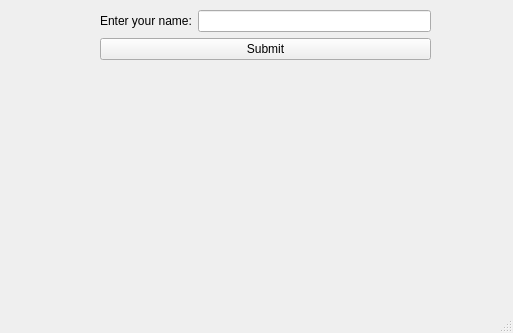
<?xml version="1.0" encoding="UTF-8"?>
<ui version="4.0">
 <class>MainWindow</class>
 <widget class="QMainWindow" name="MainWindow">
  <property name="geometry">
   <rect>
    <x>0</x>
    <y>0</y>
    <width>513</width>
    <height>333</height>
   </rect>
  </property>
  <property name="windowTitle">
   <string>MainWindow</string>
  </property>
  <widget class="QWidget" name="centralwidget">
   <widget class="QWidget" name="layoutWidget">
    <property name="geometry">
     <rect>
      <x>100</x>
      <y>10</y>
      <width>331</width>
      <height>221</height>
     </rect>
    </property>
    <layout class="QVBoxLayout" name="verticalLayout">
     <item>
      <layout class="QHBoxLayout" name="horizontalLayout">
       <item>
        <widget class="QLabel" name="label">
         <property name="text">
          <string>Enter your name:</string>
         </property>
        </widget>
       </item>
       <item>
        <widget class="QLineEdit" name="input_text"/>
       </item>
      </layout>
     </item>
     <item>
      <widget class="QPushButton" name="submit">
       <property name="text">
        <string>Submit</string>
       </property>
      </widget>
     </item>
     <item>
      <widget class="QLabel" name="result">
       <property name="text">
        <string/>
       </property>
      </widget>
     </item>
    </layout>
   </widget>
  </widget>
  <widget class="QMenuBar" name="menubar">
   <property name="geometry">
    <rect>
     <x>0</x>
     <y>0</y>
     <width>513</width>
     <height>24</height>
    </rect>
   </property>
  </widget>
  <widget class="QStatusBar" name="statusbar"/>
 </widget>
 <resources/>
 <connections/>
</ui>
